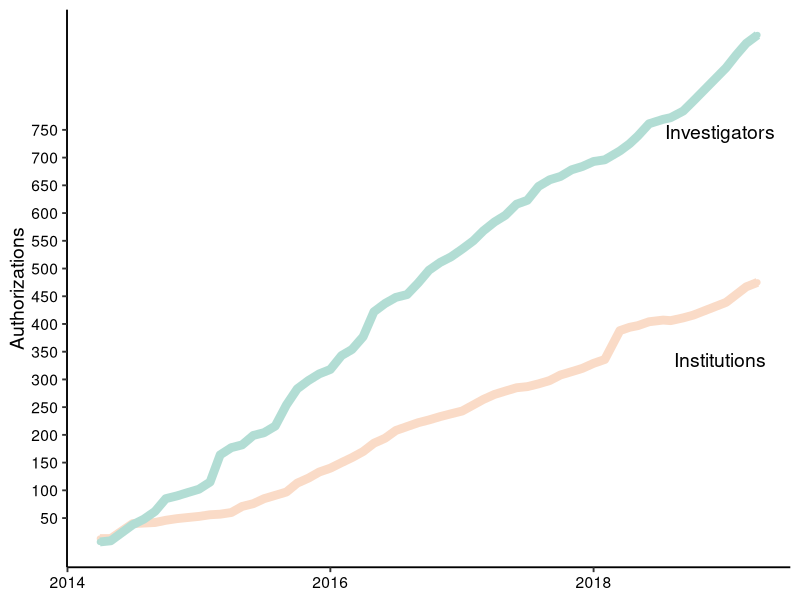

Generate this figure with R:
## ---- chunk 1
#Load Libraries
library(ggplot2)
library(reshape2)
library(dplyr)
library(knitr)
library(cowplot)
## ---- chunk 2
# Import data and clean

df <- read.csv(file = "csv/institutionAuthCounts.csv", header = TRUE)

# Remove extra characters from df$YearMonth
df$YearMonth <- as.Date(substr(df$YearMonth, 2, 11))
df$Year <- substr(df$YearMonth, 1, 4)
df$Month <- as.numeric(substr(df$YearMonth, 6, 7))
## ---- chunk 3

# Plot for all Institutions and Authorized Investigators vs. date

# the below code needs to be changed to geom_line

# Reshape df
df.melt <- melt(df, id = c("YearMonth", "Year", "Month"), value.name = "Count", variable.name = "Type")

# Using Points
p <- 
  ggplot(data=df.melt, aes(x = YearMonth, y = Count, color = Type, group = Type)) +
  geom_point() + 
  geom_line(size=3) +
  theme_classic(base_size = 14) +                        #Axis Label Size
  scale_colour_manual(values=c("#fadbc7", "#b2ddd4")) +  #Databrary Colors
  ylab("Authorizations") +
  #xlab("Year") +
  #labs(title="Databrary User Growth") 
  theme(axis.title.x=element_blank()) +
  theme(legend.position="none", axis.text = element_text(size = rel(0.8), colour = "black")) +    #Axis text size and color
  scale_y_continuous(breaks = c(50,100,150,200,250,300,350,400,450,500,550,600,650,700,750)) 
  
ggdraw(p) + 
  draw_label("Investigators", .9, .78) +
  draw_label("Institutions", .9, .4)
